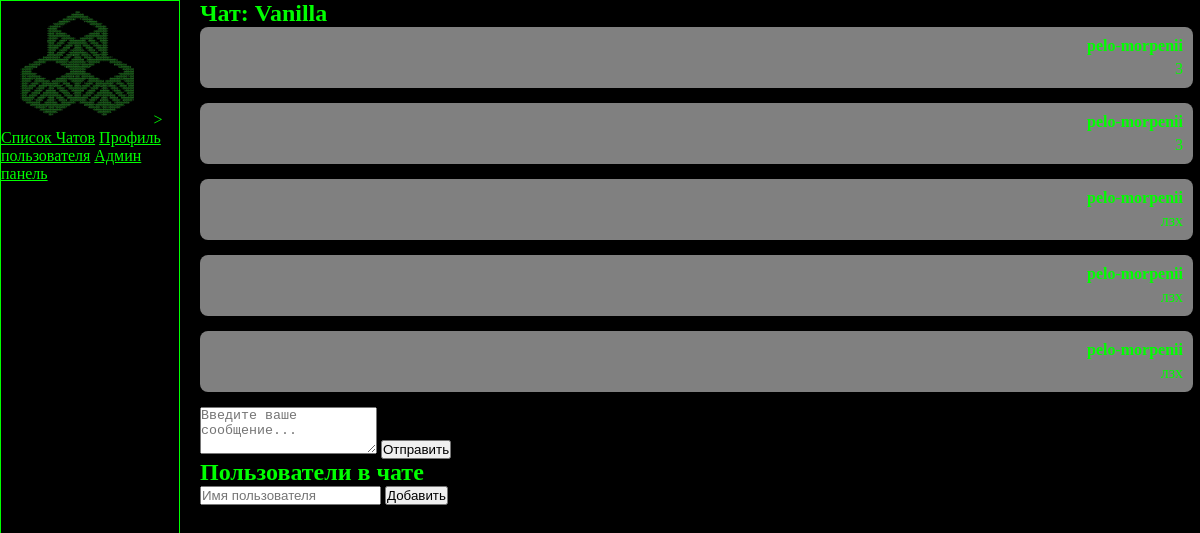
The app's page /chats/chat/1/ (signed in), older data.
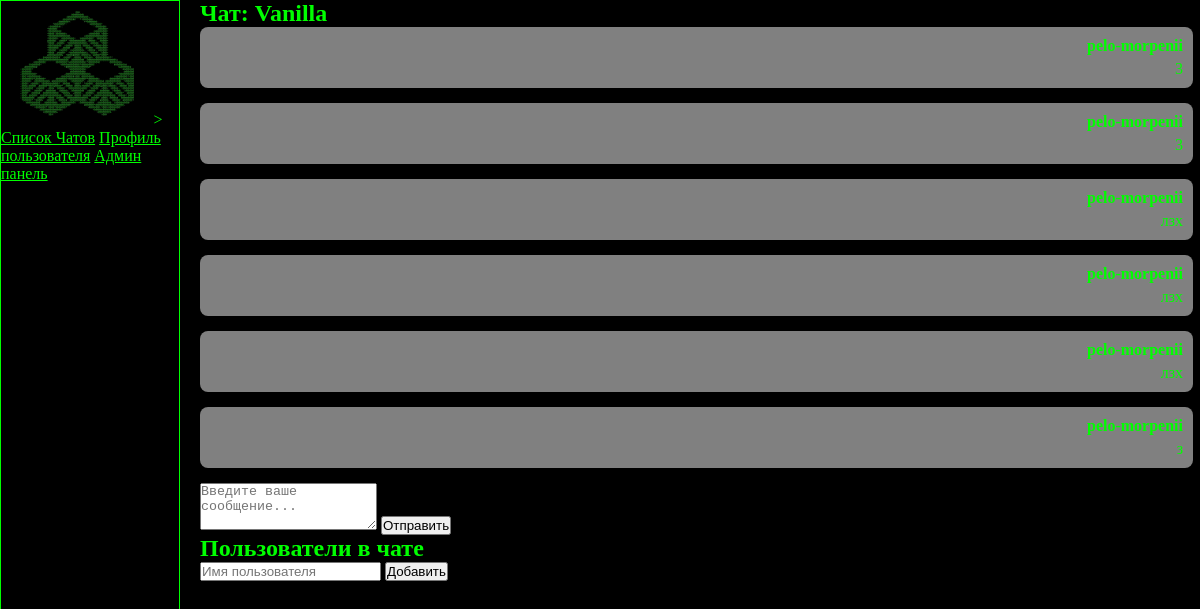
The same page, newer data.
### chats/models.py (models this page shows, shortened)
class Message(models.Model):
    chat = models.ForeignKey(Chat, on_delete=models.CASCADE)
    user = models.ForeignKey(User, on_delete=models.CASCADE)
    content = models.TextField()
    timestamp = models.DateTimeField(auto_now_add=True)

### chats/views.py (the view, shortened to what this page needs)
# urls.py: path('chat/<int:chat_id>/', chat_detail, name='chat_detail'),
@login_required(login_url='register2')
def chat_detail(request, chat_id):
    chat = Chat.objects.get(id=chat_id)
    messages = Message.objects.filter(chat=chat)
    users_in_chat = chat.users.all()
    return render(request, 'chats/chat_detail.html', {'chat': chat, 'messages': messages})

### chats/templates/chats/chat_detail.html (shortened to what this page needs)
{% extends 'chats/base.html' %}
{% block content %}
<h2>Чат: {{ chat.title }}</h2>
<div class="messages">
    {% for message in messages %}
        <div class="message {% if message.user == request.user %}user-message{% else %}other-message{% endif %}">
            <p class="username">{{ message.user.username }}</p>
            <p class="content">{{ message.content }}</p>
        </div>
    {% endfor %}
</div>
<form method="POST" novalidate>
    <textarea name="content" rows="3" placeholder="Введите ваше сообщение..."></textarea>
    <button type="submit">Отправить</button>
</form>
<h2>Пользователи в чате</h2>
<form method="POST" action="{% url 'add_user_to_chat' chat.id %}">
    <input type="text" name="username" placeholder="Имя пользователя">
    <button type="submit">Добавить</button>
</form>
{% endblock %}

Row changes from the older to the newer data that the page shows:
added Message: user.username "pelo-morpenii", content "з"
